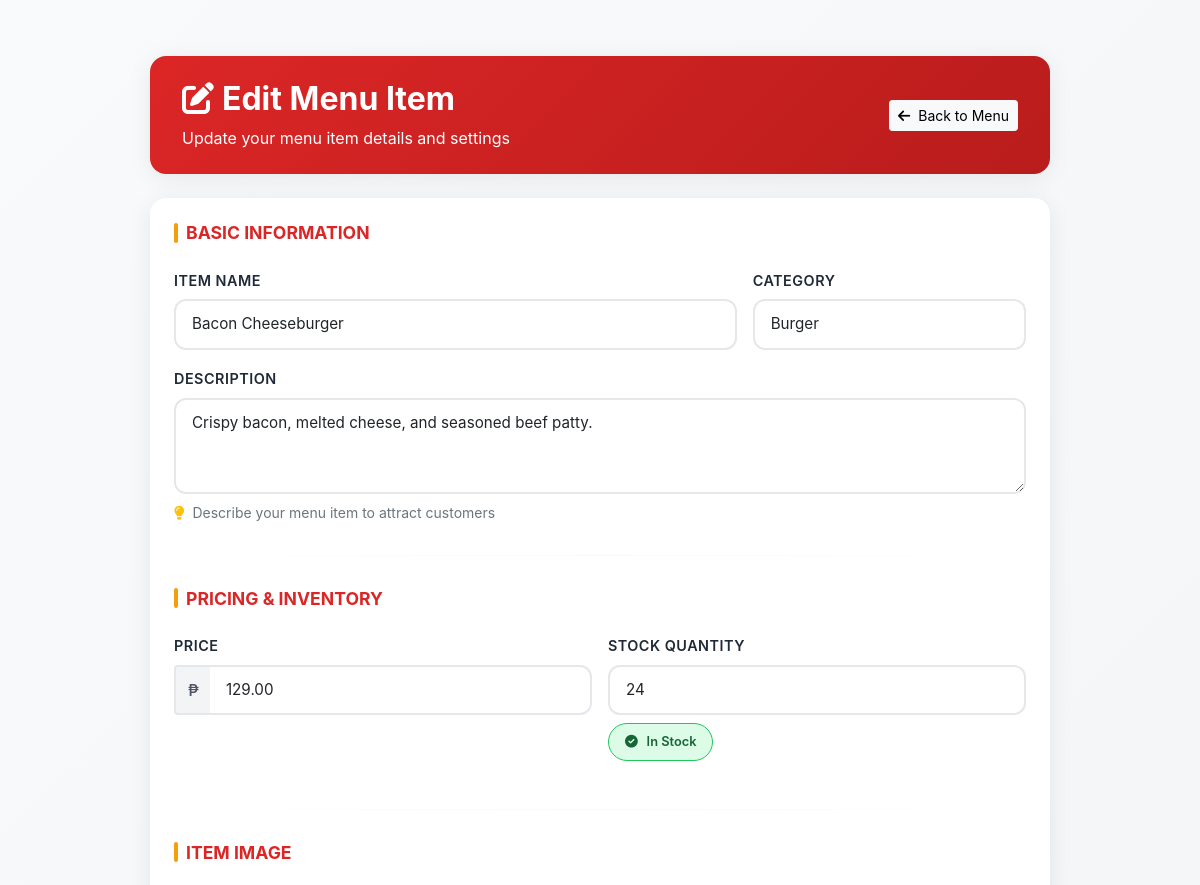
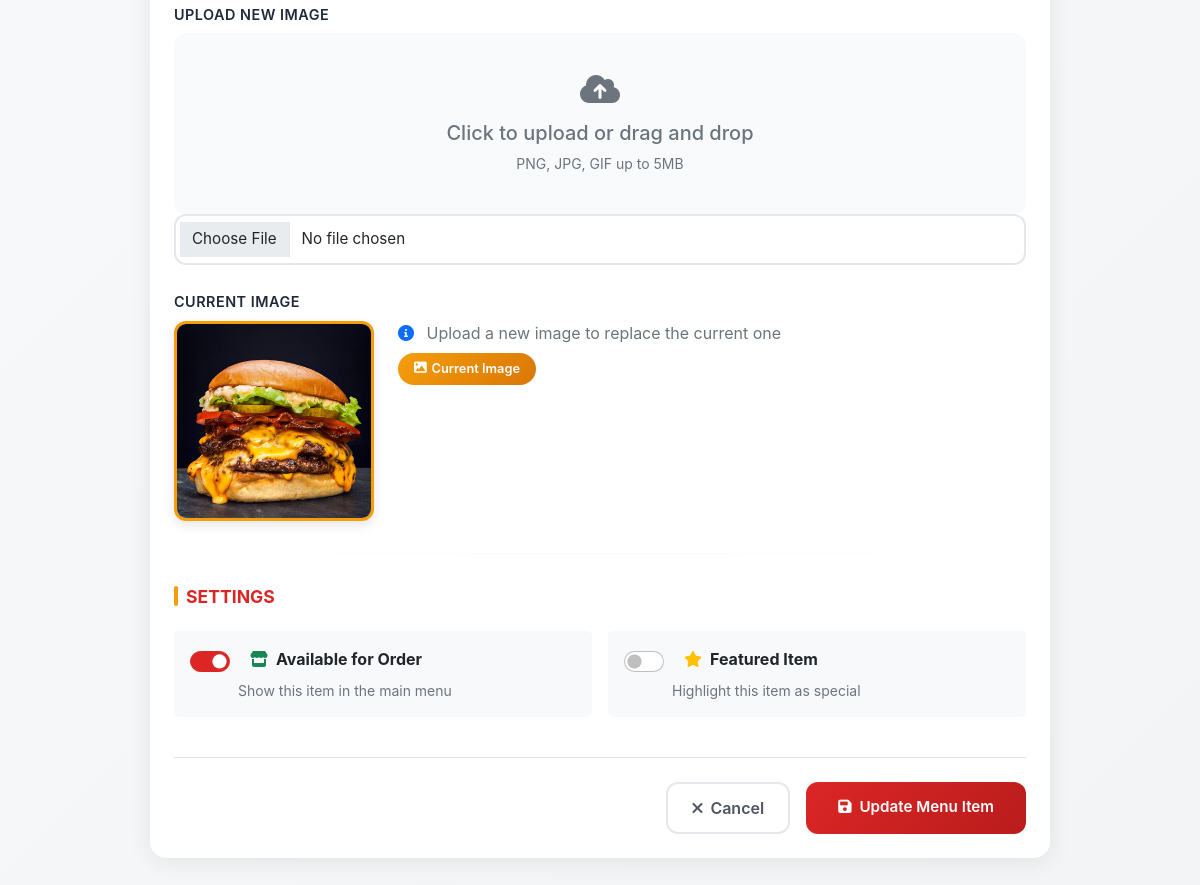
Page /edit-menu-item/9/ (signed in) on the committed database (2 pictures, top to bottom).
### roasted_app/models.py (models this page shows, shortened)
class MenuItem(models.Model):
    CATEGORY_CHOICES = [
        ('chicken', 'Chicken'),
        ('pork', 'Pork'),
        ('burger', 'Burger'),
        ('fries', 'Fries'),
        ('drinks', 'Drinks'),
    ]
    name = models.CharField(max_length=100)
    description = models.TextField(blank=True)
    price = models.DecimalField(max_digits=6, decimal_places=2)
    category = models.CharField(max_length=20, choices=CATEGORY_CHOICES)
    available = models.BooleanField(default=True)
    image = models.ImageField(upload_to='menu_images/', blank=True, null=True)
    stock = models.IntegerField(default=0)
    created_at = models.DateTimeField(auto_now_add=True)
    is_featured = models.BooleanField(default=False)
    class Meta:
        ordering = ['category', 'name']

### roasted_app/views.py (the view)
# urls.py: path('edit-menu-item/<int:item_id>/', views.edit_menu_item, name='edit_menu_item'),
@login_required
def edit_menu_item(request, item_id):
    menu_item = get_object_or_404(MenuItem, id=item_id)
    if request.method == 'POST':
        form = MenuItemForm(request.POST, request.FILES, instance=menu_item)
        if form.is_valid():
            menu_item = form.save()
            if request.user.is_staff or request.user.is_superuser:
                log_activity(
                    user=request.user,
                    category='menu',
                    action='Updated menu item',
                    description=f'Updated menu item "{menu_item.name}".',
                    menu_item=menu_item,
                )
            messages.success(request, f'"{menu_item.name}" has been updated successfully!')
            return redirect('menu_management')
        else:
            messages.error(request, 'Please correct the errors below.')
    else:
        form = MenuItemForm(instance=menu_item)
    context = {
        'form': form,
        'menu_item': menu_item,
    }
    return render(request, 'edit_menu_item.html', context)

### templates/edit_menu_item.html (shortened to what this page needs)
<!DOCTYPE html>
<html lang="en">
<head>
    <link href="https://cdn.jsdelivr.net/npm/bootstrap@5.1.3/dist/css/bootstrap.min.css" rel="stylesheet">
    <link rel="stylesheet" href="https://cdnjs.cloudflare.com/ajax/libs/font-awesome/6.0.0/css/all.min.css">
</head>
<body>
    <div class="container py-4">
        <div class="form-container animate-fade-in">
            <div class="card mb-4">
                <div class="card-header-custom">
                    <div class="d-flex justify-content-between align-items-center">
                        <div>
                            <h2 class="mb-2 fw-bold"><i class="fas fa-edit me-2"></i>Edit Menu Item</h2>
                            <p class="mb-0 opacity-90">Update your menu item details and settings</p>
                        </div>
                        <a href="{% url 'menu_management' %}" class="btn btn-light btn-sm">
                            <i class="fas fa-arrow-left me-2"></i>Back to Menu
                        </a>
                    </div>
                </div>
            </div>
            <div class="card">
                <div class="card-body p-4">
                    <form method="POST" enctype="multipart/form-data" novalidate>
                        <div class="mb-4">
                            <h4 class="section-title">BASIC INFORMATION</h4>
                            <div class="row g-3">
                                <div class="col-md-8">
                                    <div class="mb-3">
                                        <label for="{{ form.name.id_for_label }}" class="form-label">
                                            ITEM NAME
                                        </label>
                                        {{ form.name }}
                                    </div>
                                </div>
                                <div class="col-md-4">
                                    <div class="mb-3">
                                        <label for="{{ form.category.id_for_label }}" class="form-label">
                                            CATEGORY
                                        </label>
                                        {{ form.category }}
                                    </div>
                                </div>
                            </div>
                            <div class="mb-3">
                                <label for="{{ form.description.id_for_label }}" class="form-label">
                                    DESCRIPTION
                                </label>
                                {{ form.description }}
                                <div class="form-text mt-2">
                                    <i class="fas fa-lightbulb me-1 text-warning"></i>
                                    Describe your menu item to attract customers
                                </div>
                            </div>
                        </div>
                        <hr class="section-divider">
                        <div class="mb-4">
                            <h4 class="section-title">PRICING & INVENTORY</h4>
                            <div class="row g-3">
                                <div class="col-md-6">
                                    <div class="mb-3">
                                        <label for="{{ form.price.id_for_label }}" class="form-label">
                                            PRICE
                                        </label>
                                        <div class="input-group">
                                            <span class="input-group-text">₱</span>
                                            {{ form.price }}
                                        </div>
                                    </div>
                                </div>
                                <div class="col-md-6">
                                    <div class="mb-3">
                                        <label for="{{ form.stock.id_for_label }}" class="form-label">
                                            STOCK QUANTITY
                                        </label>
                                        {{ form.stock }}
                                        {% if menu_item.stock <= 10 and menu_item.stock > 0 %}
                                            <div class="stock-indicator stock-low">
                                                <i class="fas fa-exclamation-triangle me-1"></i>Low Stock
                                            </div>
                                        {% elif menu_item.stock == 0 %}
                                            <div class="stock-indicator stock-low">
                                                <i class="fas fa-times-circle me-1"></i>Out of Stock
                                            </div>
                                        {% else %}
                                            <div class="stock-indicator stock-good">
                                                <i class="fas fa-check-circle me-1"></i>In Stock
                                            </div>
                                        {% endif %}
                                    </div>
                                </div>
                            </div>
                        </div>
                        <hr class="section-divider">
                        <div class="mb-4">
                            <h4 class="section-title">ITEM IMAGE</h4>
                            <div class="mb-4">
                                <label for="{{ form.image.id_for_label }}" class="form-label">
                                    UPLOAD NEW IMAGE
                                </label>
                                <div class="image-upload-area" onclick="document.getElementById('{{ form.image.id_for_label }}').click()">
                                    <i class="fas fa-cloud-upload-alt fa-2x text-muted mb-3"></i>
                                    <h5 class="text-muted mb-2">Click to upload or drag and drop</h5>
                                    <p class="text-muted small mb-0">PNG, JPG, GIF up to 5MB</p>
                                </div>
                                {{ form.image }}
                            </div>
                            {% if menu_item.image %}
                                <div class="mt-4">
                                    <label class="form-label">CURRENT IMAGE</label>
                                    <div class="d-flex align-items-start gap-4">
                                        <img src="{{ menu_item.image.url }}"
                                             alt="{{ menu_item.name }}"
                                             class="current-image"
                                             onerror="this.style.display='none'">
                                        <div class="flex-grow-1">
                                            <p class="text-muted mb-2">
                                                <i class="fas fa-info-circle me-2 text-primary"></i>
                                                Upload a new image to replace the current one
                                            </p>
                                            <div class="feature-badge">
                                                <i class="fas fa-image"></i>
                                                Current Image
                                            </div>
                                        </div>
                                    </div>
                                </div>
                            {% endif %}
                        </div>
                        <hr class="section-divider">
                        <div class="mb-4">
                            <h4 class="section-title">SETTINGS</h4>
                            <div class="row g-3">
                                <div class="col-md-6">
                                    <div class="form-check form-switch settings-toggle mb-3 p-3 bg-light rounded-3 d-flex align-items-center flex-wrap">
                                        {{ form.available }}
                                        <label for="{{ form.available.id_for_label }}" class="form-check-label fw-bold ms-2 mb-0">
                                            <i class="fas fa-store me-2 text-success"></i>Available for Order
                                        </label>
                                        <p class="text-muted small mb-0 mt-2 w-100 ps-5">Show this item in the main menu</p>
                                    </div>
                                </div>
                                <div class="col-md-6">
                                    <div class="form-check form-switch settings-toggle mb-3 p-3 bg-light rounded-3 d-flex align-items-center flex-wrap">
                                        {{ form.is_featured }}
                                        <label for="{{ form.is_featured.id_for_label }}" class="form-check-label fw-bold ms-2 mb-0">
                                            <i class="fas fa-star me-2 text-warning"></i>Featured Item
                                        </label>
                                        <p class="text-muted small mb-0 mt-2 w-100 ps-5">Highlight this item as special</p>
                                    </div>
                                </div>
                            </div>
                        </div>
                        <div class="d-flex gap-3 justify-content-end pt-4 border-top">
                            <a href="{% url 'menu_management' %}" class="btn btn-outline-secondary">
                                <i class="fas fa-times me-2"></i>Cancel
                            </a>
                            <button type="submit" class="btn btn-primary">
                                <i class="fas fa-save me-2"></i>Update Menu Item
                            </button>
                        </div>
                    </form>
                </div>
            </div>
        </div>
    </div>
</body>
</html>

### templates/edit_menu_item.html (style rules this page uses)
:root { --primary-red: #DC2626; --dark-red: #B91C1C; --light-red: #FEE2E2; --accent-yellow: #F59E0B; --dark-yellow: #D97706; --light-yellow: #FEF3C7; --pure-white: #FFFFFF; --gray-50: #F9FAFB; --gray-100: #F3F4F6; --gray-200: #E5E7EB; --gray-600: #4B5563; --gray-800: #1F2937; }
body { background: linear-gradient(135deg, var(--gray-50) 0%, var(--gray-100) 100%); min-height: 100vh; font-family: 'Inter', -apple-system, BlinkMacSystemFont, sans-serif; }
.form-container { max-width: 900px; margin: 2rem auto; }
.card { border: none; border-radius: 16px; box-shadow: 0 4px 24px rgba(0, 0, 0, 0.08); background: var(--pure-white); overflow: hidden; }
.card-header-custom { background: linear-gradient(135deg, var(--primary-red), var(--dark-red)); color: white; padding: 1.5rem 2rem; border-bottom: none; }
.form-control, .form-select { border-radius: 12px; border: 2px solid var(--gray-200); padding: 0.75rem 1rem; font-size: 0.95rem; transition: all 0.3s cubic-bezier(0.4, 0, 0.2, 1); background: var(--pure-white); }
.form-label { font-weight: 600; color: var(--gray-800); margin-bottom: 0.5rem; font-size: 0.9rem; text-transform: uppercase; letter-spacing: 0.5px; }
.btn-primary { background: linear-gradient(135deg, var(--primary-red), var(--dark-red)); border: none; border-radius: 12px; padding: 0.75rem 2rem; font-weight: 600; font-size: 0.95rem; transition: all 0.3s cubic-bezier(0.4, 0, 0.2, 1); position: relative; overflow: hidden; }
.btn-outline-secondary { border: 2px solid var(--gray-200); border-radius: 12px; padding: 0.75rem 1.5rem; font-weight: 600; color: var(--gray-600); transition: all 0.3s ease; }
.form-check-input:checked { background-color: var(--primary-red); border-color: var(--primary-red); }
.settings-toggle .form-check-input { width: 2.5rem; height: 1.3rem; margin-left: 0; margin-right: 0.75rem; flex-shrink: 0; }
.settings-toggle .form-check-label { flex: 1; }
.current-image { max-width: 200px; max-height: 200px; border-radius: 12px; border: 3px solid var(--accent-yellow); transition: all 0.3s ease; box-shadow: 0 4px 12px rgba(0, 0, 0, 0.1); }
.section-divider { border: none; height: 2px; background: linear-gradient(90deg, transparent, var(--gray-200), transparent); margin: 2rem 0; }
.section-title { color: var(--primary-red); font-weight: 700; font-size: 1.1rem; margin-bottom: 1.5rem; display: flex; align-items: center; gap: 0.5rem; }
.section-title::before { content: ''; width: 4px; height: 20px; background: var(--accent-yellow); border-radius: 2px; }
.feature-badge { background: linear-gradient(135deg, var(--accent-yellow), var(--dark-yellow)); color: white; padding: 0.4rem 1rem; border-radius: 20px; font-size: 0.8rem; font-weight: 600; display: inline-flex; align-items: center; gap: 0.3rem; }
.stock-indicator { padding: 0.5rem 1rem; border-radius: 20px; font-size: 0.8rem; font-weight: 600; display: inline-flex; align-items: center; gap: 0.3rem; margin-top: 0.5rem; }
.stock-good { background: #DCFCE7; color: #166534; border: 1px solid #22C55E; }
.image-upload-area { border: 2px dashed var(--gray-300); border-radius: 12px; padding: 2.5rem; text-align: center; transition: all 0.3s ease; cursor: pointer; background: var(--gray-50); }
.input-group-text { background: var(--gray-100); border: 2px solid var(--gray-200); border-right: none; color: var(--gray-600); font-weight: 500; }
.input-group .form-control { border-left: none; }
.animate-fade-in { animation: fadeInUp 0.6s ease-out; }

### rows in the picture
MenuItem: name "Bacon Cheeseburger", category "Burger", description "Crispy bacon, melted cheese, and seasoned beef patty.", price "129.00", stock "24", image (picture), available "☑"
